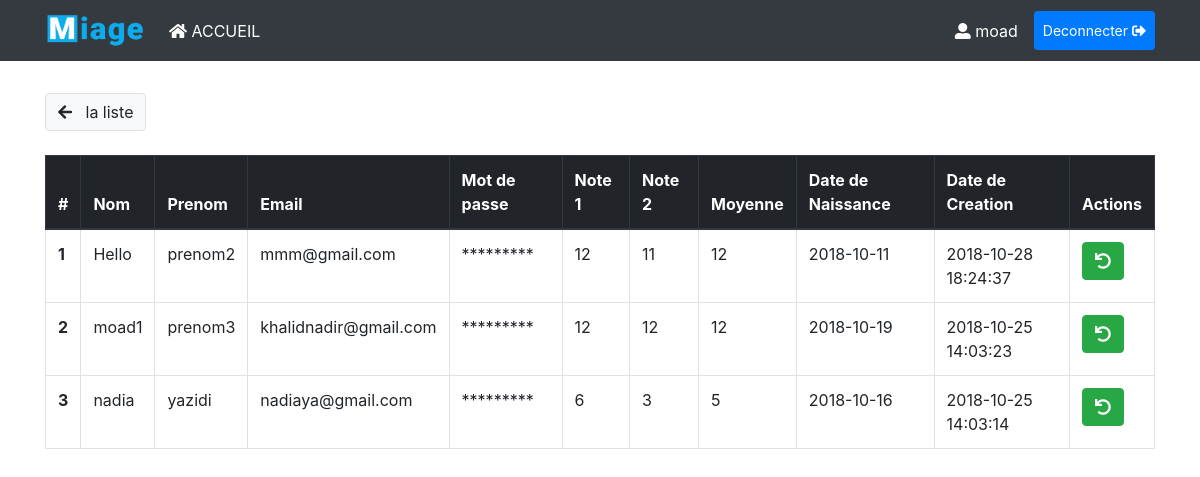
Screenshot of /trash.php (signed in) with the database file from the repository.
### tables this page shows
CREATE TABLE `trash` (
  `id` int(11) NOT NULL,
  `nom` varchar(100) NOT NULL,
  `prenom` varchar(150) NOT NULL,
  `email` varchar(100) NOT NULL,
  `password` varchar(255) NOT NULL,
  `note1` int(11) NOT NULL,
  `note2` int(11) NOT NULL,
  `moyenne` int(11) NOT NULL,
  `date_de_naissance` varchar(20) NOT NULL,
  `img` varchar(255) NOT NULL,
  `created_at` timestamp NOT NULL DEFAULT CURRENT_TIMESTAMP,
  `updated_at` timestamp NOT NULL DEFAULT CURRENT_TIMESTAMP
);

### class/Etudiant.php (the view, shortened to what this page needs)
<?php
class Etudiant {
	private $db_conn;
	public function __construct($db_conn)
    {
		$this->db_conn = $db_conn;
	}
		?>
		<?php
	public function trashed()
	{
		$stmt = $this->db_conn->prepare('select * from trash ORDER BY created_at DESC');
		$stmt->execute();
		$rows = $stmt->fetchAll(PDO::FETCH_OBJ);
		foreach ($rows as $key => $row):
            $key++;
		?>
			<tr>
				<th scope="row"><?php echo $key ?></th>
				<td><?php echo $row->nom ?></td>
				<td><?php echo $row->prenom ?></td>
				<td><?php echo $row->email ?></td>
				<td>*********</td>
				<td><?php echo $row->note1 ?></td>
				<td><?php echo $row->note2 ?></td>
				<td><?php echo $row->moyenne ?></td>
				<td><?php echo $row->date_de_naissance ?></td>
				<td><?php echo $row->created_at ?></td>
				<td>
                    <form method="post">
                        <button type="submit" name="restore"
                                class="btn btn-success text-white">
                            <i class="fas fa-undo"></i>
                        </button>
                    </form>
                </td>
			</tr>
		<?php
		endforeach;
	}
}

### includes/header.php (shortened to what this page needs)
<!doctype html>
<html lang="en">
<head>
</head>
<link rel="stylesheet" href="public/css/bootstrap.css">
<link rel="stylesheet" href="public/css/fontawesome-all.min.css">
<link rel="stylesheet" href="public/css/owl.carousel.min.css">
<link rel="stylesheet" href="public/css/owl.theme.default.min.css">
<link rel="stylesheet" href="public/css/ekko-lightbox.css">
<link rel="stylesheet" href="public/css/style.css">
<body>
<nav class="navbar navbar-expand-lg navbar-dark bg-dark">
	<div class="container">
		<a class="navbar-brand" href="index.php">
            <img src="public/img/logo.png" style="width: 100px;"
                 class="img-fluid" alt="logo">
        </a>
		<div class="collapse navbar-collapse" id="navbarSupportedContent">
			<ul class="navbar-nav mr-auto">
				<li class="nav-item active">
					<a class="nav-link" href="index.php">
                        <i class="fas fa-home"></i>
                        ACCUEIL
                        <span class="sr-only">(current)</span></a>
				</li>
			</ul>
			<ul class="navbar-nav ml-auto">
				<li class="nav-item active">
					<a class="nav-link mx-2" href="parametres_profile.php">
                        <i class="fas fa-user-alt"></i>
                        <?php echo $_SESSION['prenom'] ?>
                    </a>
				</li>
				<li class="nav-item active">
					<a class="nav-link btn btn-primary btn-sm" href="logout.php">
                        Deconnecter
                        <i class="fas fa-sign-out-alt"></i>
                    </a>
				</li>
			</ul>
		</div>
	</div>
</nav>

### trash.php (shortened to what this page needs)
<?php include 'includes/db.php' ?>
<?php include 'includes/header.php' ?>
<section class="mt-3">
	<div class="container">
		<div class="row">
			<div class="col-lg-12 py-3 table-section">
                <a href="index.php" class="btn btn-light border mb-4">
                    <i class="fas fa-arrow-left"></i> &nbsp; la liste
                </a>
                <table class="table table-bordered table-responsive-sm">
					<thead class="thead-dark">
					<tr>
						<th scope="col">#</th>
						<th>Nom</th>
						<th>Prenom</th>
						<th>Email</th>
						<th>Mot de passe</th>
						<th>Note 1</th>
						<th>Note 2</th>
						<th>Moyenne</th>
						<th>Date de Naissance</th>
						<th>Date de Creation</th>
						<th scope="col">Actions</th>
					</tr>
					</thead>
					<tbody>
					<?php
					$etudiant->trashed();
					?>
					</tbody>
				</table>
			</div>
		</div>
	</div>
</section>
<?php include 'includes/footer.php'; ?>

### includes/footer.php (shortened to what this page needs)
</body>
</html>

### public/css/style.css (style rules this page uses)
body { overflow-x: hidden; }

### rows the page displays
trash: nom "Hello", prenom "prenom2", email "mmm@gmail.com", note1 "12", note2 "11", moyenne "12", date_de_naissance "2018-10-11", created_at "2018-10-28 18:24:37"
trash: nom "moad1", prenom "prenom3", email "khalidnadir@gmail.com", note1 "12", note2 "12", moyenne "12", date_de_naissance "2018-10-19", created_at "2018-10-25 14:03:23"
trash: nom "nadia", prenom "yazidi", email "nadiaya@gmail.com", note1 "6", note2 "3", moyenne "5", date_de_naissance "2018-10-16", created_at "2018-10-25 14:03:14"

### other values shown
$_SESSION['prenom'] "moad"
